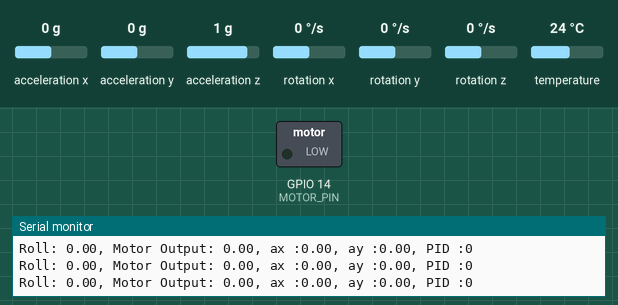
Simulated run of this program. Board: ESP32. On the bench: switched loads named in the program (green lamp = pin HIGH), the last lines printed to the serial monitor. The test bench sets the inputs (shaded band); at power-on: acceleration y 0 g, acceleration z 1 g, acceleration x 0 g, rotation x 0 °/s, rotation y 0 °/s, rotation z 0 °/s, temperature 24 °C.

Above: at 1.2 s.
1.3 s: acceleration y set to -0.2 g
At 1.9 s:
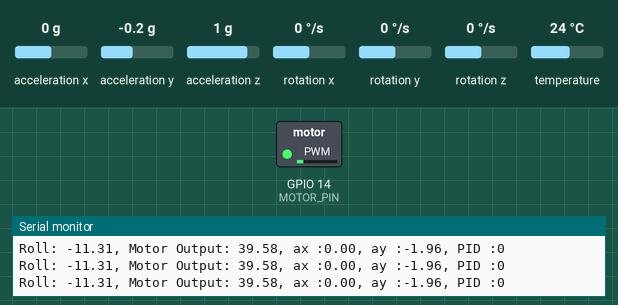
2.9 s: acceleration z set to -0.8 g
At 4.2 s:
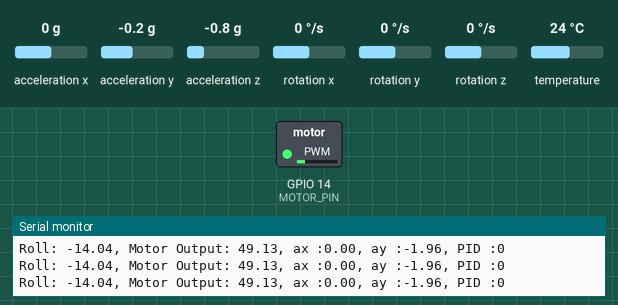
4.6 s: acceleration y set to -1.4 g
At 5.0 s:
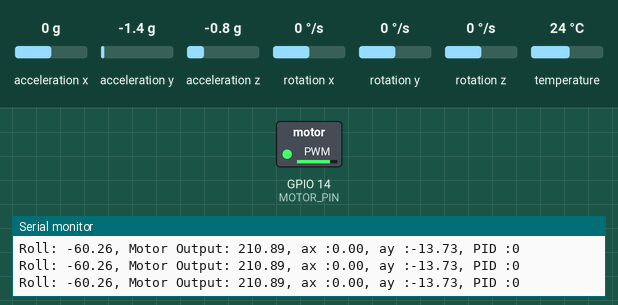
6.2 s: acceleration x set to -0.8 g
At 7.5 s:
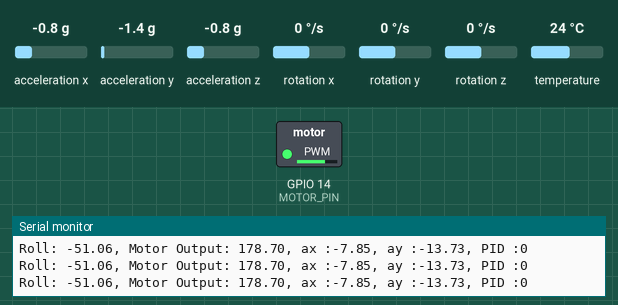
7.8 s: acceleration x set to 0 g
At 8.3 s:
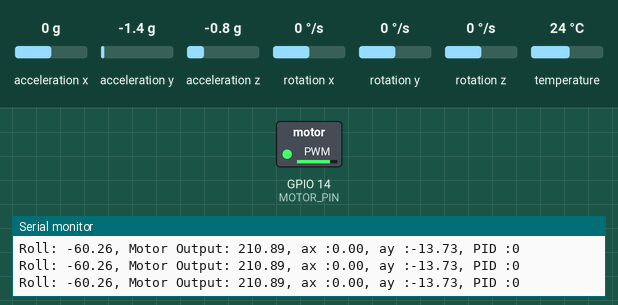
9.4 s: acceleration y set to 0 g
At 10.7 s:
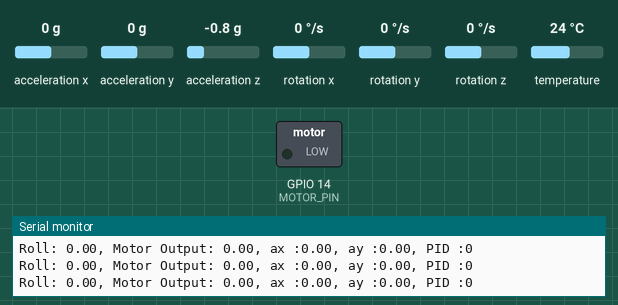
Timing chart, 0 to 11.9 s (numbered marks = the images above; inputs shaded):
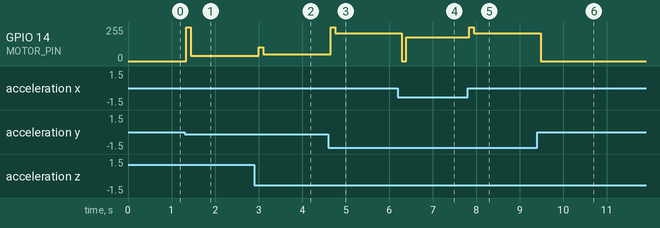

The program:

main.cpp
```cpp
#include <Arduino.h>
#include <Adafruit_MPU6050.h>
#include <Adafruit_Sensor.h>
#include <Wire.h>
#include <PID_v1.h>

Adafruit_MPU6050 mpu;

#define SDA_PIN 18
#define SCL_PIN 19
#define MOTOR_PIN 14

double Setpoint, Input, Output;

double Kp=3.5;
double Ki=0.0;
double Kd=2.0;

sensors_event_t a, g, temp;

// Define the PID controller
PID myPID(&Input, &Output, &Setpoint, Kp, Ki, Kd, DIRECT);  // You might need to adjust these PID parameters (Kp, Ki, Kd)

void setup(void) {
    Wire.begin(SDA_PIN, SCL_PIN);
  Serial.begin(115200);
  pinMode(MOTOR_PIN,OUTPUT);
  analogWrite(MOTOR_PIN,0);

  while (!Serial)
    delay(10);

  Serial.println("Adafruit MPU6050 test!");


  if (!mpu.begin()) {
    Serial.println("Failed to find MPU6050 chip");
    while (1) {
      delay(10);
    }
  }

  Serial.println("MPU6050 Found!");
  mpu.setFilterBandwidth(MPU6050_BAND_5_HZ);
  mpu.setAccelerometerRange(MPU6050_RANGE_2_G);
  // rest of your setup code...
  // ...

  // Initialize PID Controller
  Setpoint = 0;
  // Turn the PID on
  myPID.SetMode(AUTOMATIC);
  myPID.SetOutputLimits(0, 255);  // Ensure Output is within PWM signal range.
}

void loop() {
  /* Get new sensor events with the readings */

  mpu.getEvent(&a, &g, &temp);

  Input = (atan(a.acceleration.y / sqrt(pow(a.acceleration.x, 2) + pow(a.acceleration.z, 2))) * 180 / PI) ;

  // PID computation and Motor control
  bool calculated = myPID.Compute();

  analogWrite(MOTOR_PIN, (int)Output);

  /* Print out the values */
  Serial.print("Roll: ");
  Serial.print(Input);
  Serial.print(", Motor Output: ");
  Serial.print (Output);
    Serial.print(", ax :");
  Serial.print(a.acceleration.x);
    Serial.print(", ay :");
  Serial.print(a.acceleration.y);
    Serial.print(", PID :");
  Serial.println(calculated);

// Serial.print(", OUTPUT : ");
//   Serial.print(Output);
//   Serial.print(", erP : ");
//   Serial.print(errorP);
//   Serial.print(", erI : ");
//   Serial.print(errorI);
//   Serial.print(", erD : ");
//   Serial.println(errorD);

  delay(1);
}
```

Measured:
- after the input at 1.3 s, GPIO 14 (MOTOR_PIN): 0/255 → 255/255 at once, → 39/255 0.10 s later
- after the input at 2.9 s, GPIO 14 (MOTOR_PIN): 39/255 → 103/255 after 0.10 s, → 49/255 0.10 s later
- after the input at 4.6 s, GPIO 14 (MOTOR_PIN): 49/255 → 255/255 after 0.06 s, → 210/255 0.10 s later
- after the input at 6.2 s, GPIO 14 (MOTOR_PIN): 210/255 → 0/255 after 0.09 s, → 178/255 0.10 s later
- after the input at 7.8 s, GPIO 14 (MOTOR_PIN): 178/255 → 255/255 at once, → 210/255 0.10 s later
- after the input at 9.4 s, GPIO 14 (MOTOR_PIN): 210/255 → 0/255 after 0.08 s
